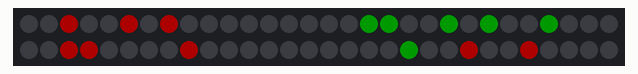
This sketch was run on a simulated Arduino Uno, built with avr-gcc and run on an emulated ATmega328P. On the bench: 60 RGB LEDs in strip order, left to right, continuing on the next row. Dim RGB values are drawn brighter than linear; random numbers use the default seed unless the sketch sets one.

Above: at 0.16 s.
At 5.07 s:
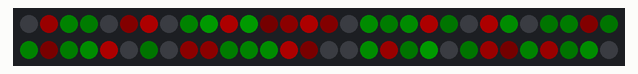
At 10.09 s:
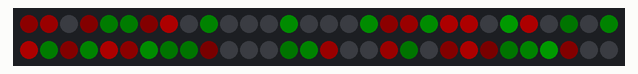
At 20.01 s:
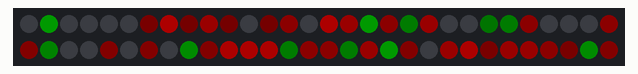
At 29.94 s:
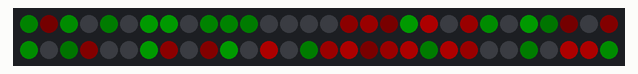
At 39.87 s:
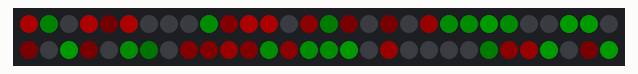

The sketch:

randomXmasTwinkle.ino
```cpp
// CAMPFIRE

#define FASTLED_INTERNAL
#include <FastLED.h>

#define NUM_LEDS     60
#define DATA_PIN      6
#define CLOCK_PIN    13
#define PAUSE        10
#define BRIGHTNESS   50
#define VOLTS         5
#define MAX_mAMPS  2000
#define FADEAMT     128

CRGB leds[NUM_LEDS];

void setup() {
      FastLED.addLeds<NEOPIXEL, DATA_PIN>(leds, NUM_LEDS);  // GRB ordering is assumed
      FastLED.setMaxPowerInVoltsAndMilliamps(VOLTS, MAX_mAMPS);
      FastLED.setBrightness(BRIGHTNESS);
      FastLED.clear();
      FastLED.show();
//      Serial.begin(9600);
}

void setRandomPixels(int count) {
  for (int i=0; i<NUM_LEDS; i++) {
    leds[i] = leds[i].fadeToBlackBy(FADEAMT);
  }
  for (int i=0; i<count; i++) {
    int randomColor = random(1,3);
//    Serial.println(randomColor);
    int randomPixel = random(0,NUM_LEDS);
    if (randomColor == 1) {
        if (leds[randomPixel].r == 0)
          leds[randomPixel] = CRGB::Red;
      }
    if (randomColor == 2) {
        if (leds[randomPixel].g == 0)
          leds[randomPixel] = CRGB::Green;
    }
  }
}

void loop() {
  delay(100);
  setRandomPixels(20);
  FastLED.show();
}
```
